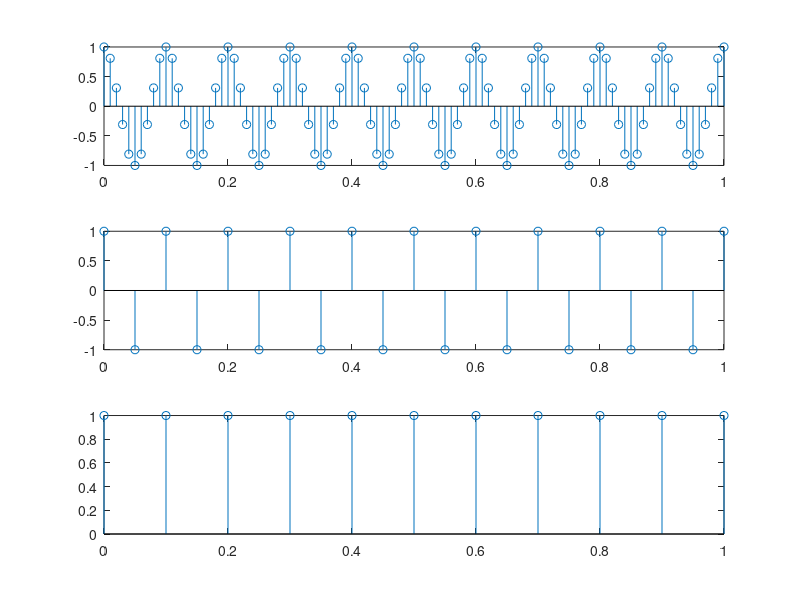
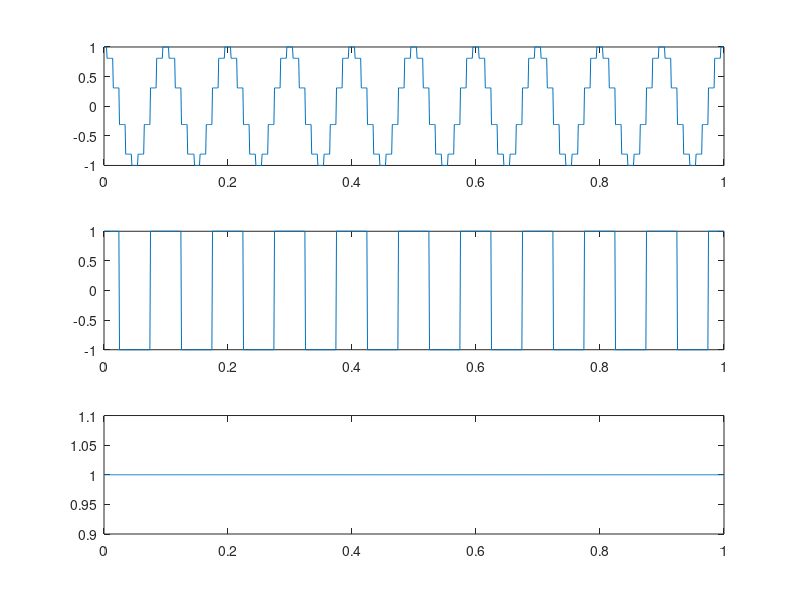
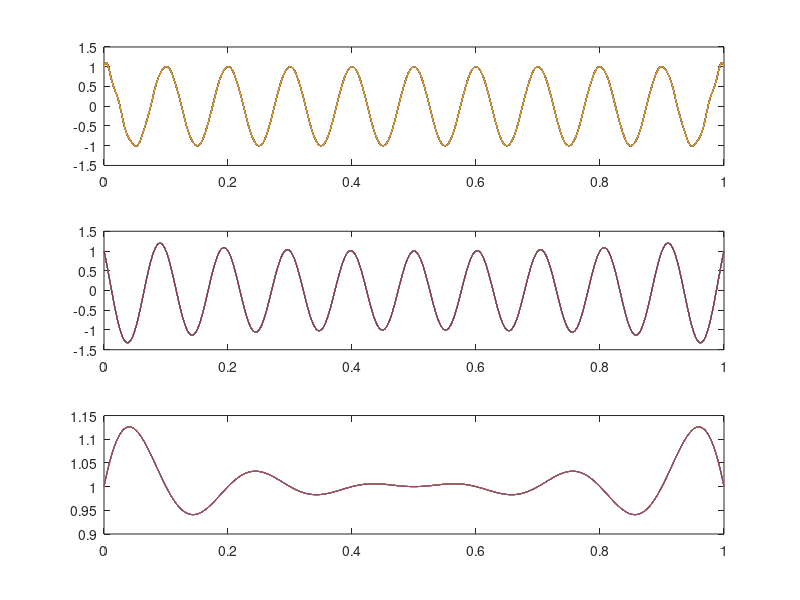
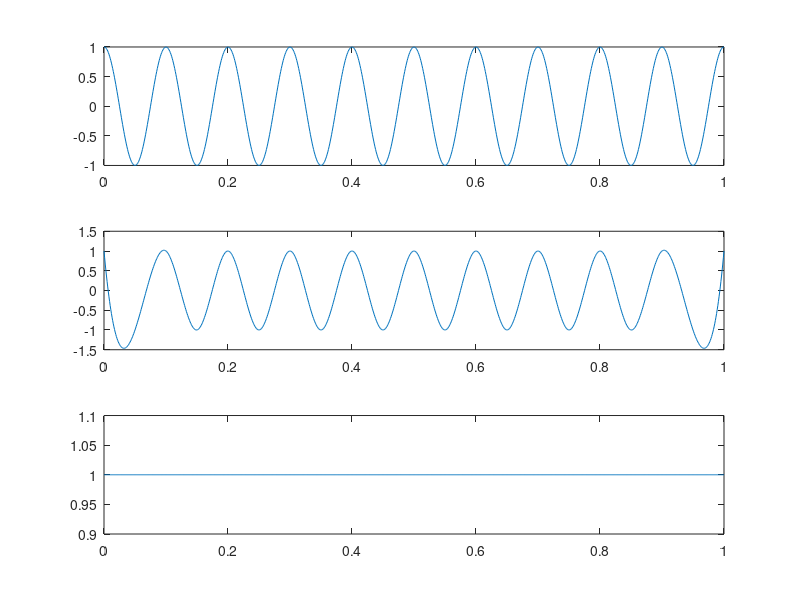

Here is the MATLAB script that generated these plots, in order:
clear all;
% part 2
Ts=0.01;
n=0:Ts:1;
x1=cos(20*pi*n);
subplot(311);
stem(n,x1);
% Ts=0.05
Ts=0.05;
n=0:Ts:1;
x1=cos(20*pi*n);
subplot(312);
stem(n,x1);
% Ts=0.1
Ts=0.1;
n=0:Ts:1;
x1=cos(20*pi*n);
subplot(313);
stem(n,x1);

% part 3
% rectpuls
figure(2);
ta=0:0.001:1;
Ts1=0.01;
n1=0:Ts1:1;
Fs=1/Ts1;
N=length(n1);
x=cos(20*pi*n1);
yrect1=zeros(N,length(ta));
for i=1:N
    yrect1(i,:)=x(i)*rectpuls(Fs*ta-i+1);
end 
subplot(311);
plot(ta, sum(yrect1));
% T=0.05
Ts1=0.05;
n1=0:Ts1:1;
Fs=1/Ts1;
N=length(n1);
x=cos(20*pi*n1);
yrect1=zeros(N,length(ta));
for i=1:N
    yrect1(i,:)=x(i)*rectpuls(Fs*ta-i+1);
end 
subplot(312);
plot(ta, sum(yrect1));
% T=0.1
ta=0:0.001:1;
Ts1=0.1;
n1=0:Ts1:1;
Fs=1/Ts1;
N=length(n1);
x=cos(20*pi*n1);
yrect1=zeros(N,length(ta));
for i=1:N
    yrect1(i,:)=x(i)*rectpuls(Fs*ta-i+1);
end 
subplot(313);
plot(ta, sum(yrect1));


% sinc
ta=0:0.001:1;
figure(3);
% T=0.001
Ts1=0.01;
n2=0:Ts1:1;
t=n2;
Fs=1/Ts1;
N=length(n2);
xa=cos(20*pi*t);
for i=1:N;
ysinc7(i,:)=xa*sinc(Fs*(ones(length(t),1)*ta-t'*ones(1,length(ta))));
end
subplot(311);
plot(ta, ysinc7);
% T=0.05
Ts2=0.05;
n2=0:Ts2:1;
t=n2;
Fs=1/Ts2;
N=length(n2);
xa=cos(20*pi*t);
for i=1:N;
ysinc72(i,:)=xa*sinc(Fs*(ones(length(t),1)*ta-t'*ones(1,length(ta))));
end
subplot(312);
plot(ta, ysinc72);
% T=0.1
Ts3=0.1;
n2=0:Ts3:1;
t=n2;
Fs=1/Ts3;
N=length(n2);
xa=cos(20*pi*t);
for i=1:N;
ysinc73(i,:)=xa*sinc(Fs*(ones(length(t),1)*ta-t'*ones(1,length(ta))));
end
subplot(313);
plot(ta, ysinc73);
% spline
figure(4);
% T=0.01
ts=0.01;
n4=0:ts:1;
ys10=spline(n4,cos(20*pi*n4),ta);
subplot(311);
plot(ta, ys10);
% T=0.05
ts2=0.05;
n4=0:ts2:1;
ys10=spline(n4,cos(20*pi*n4),ta);
subplot(312);
plot(ta, ys10);
% T=0.1
ts3=0.1;
n4=0:ts3:1;
ys10=spline(n4,cos(20*pi*n4),ta);
subplot(313);
plot(ta, ys10);